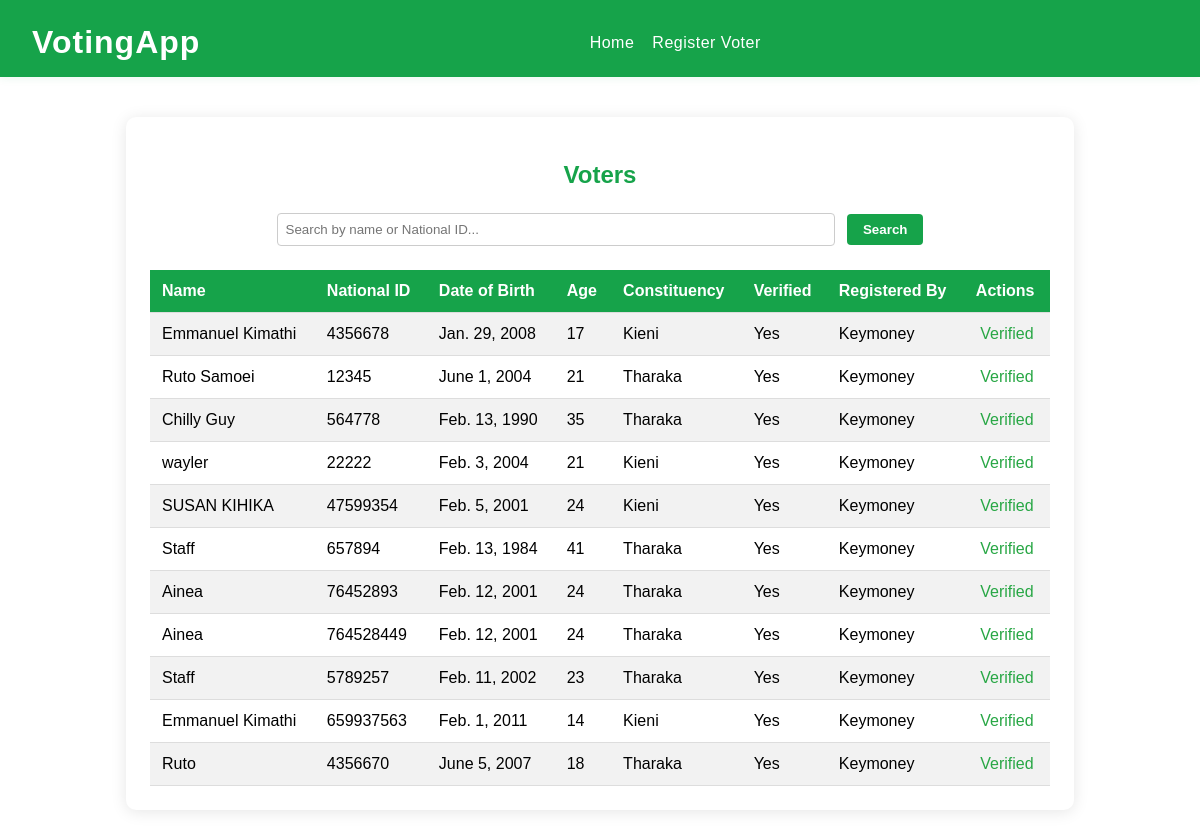
The app's page /evoting/voters/ (signed in), older data.
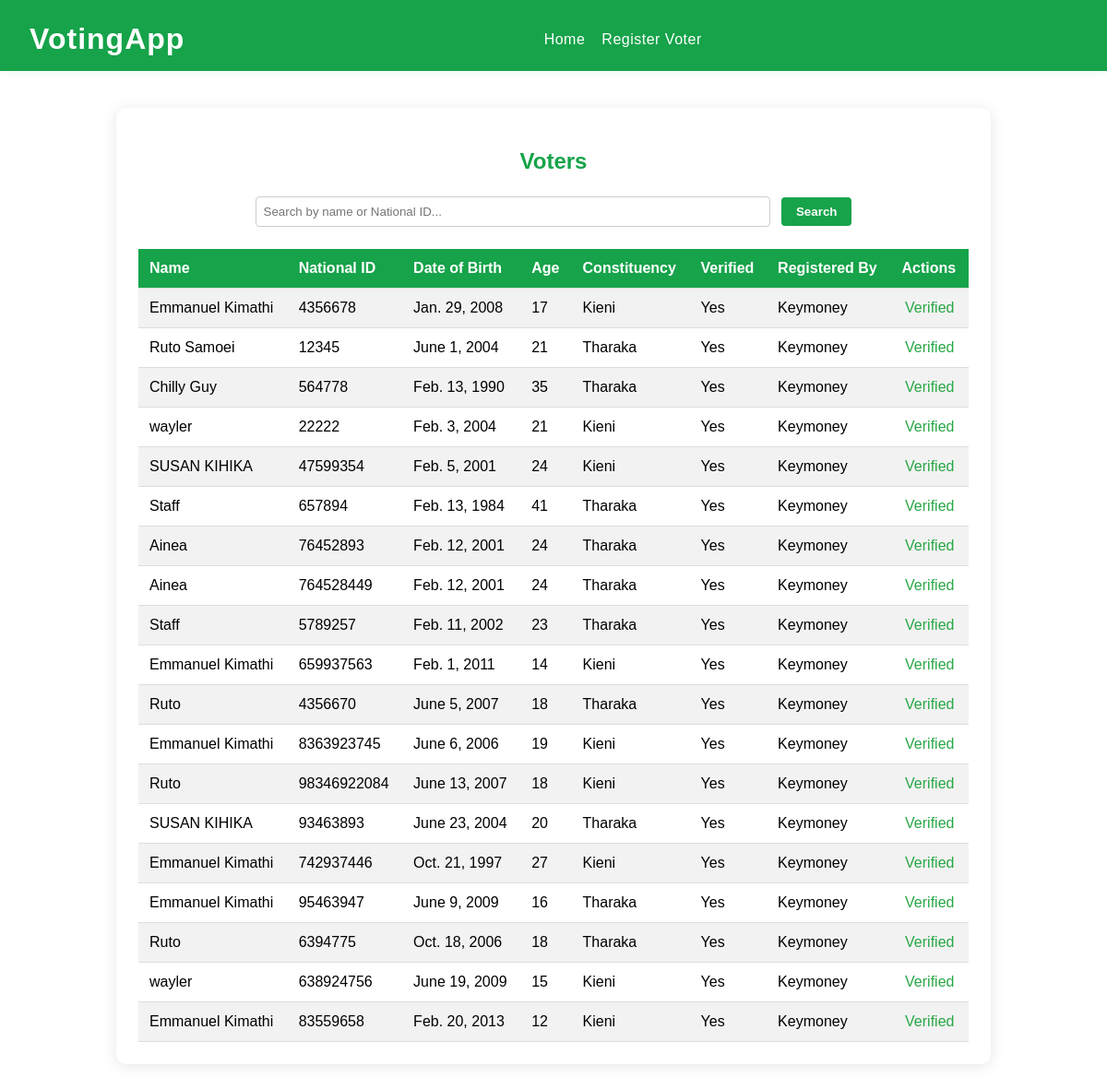
The same page, newer data.
### Evoting/models.py (models this page shows, shortened)
class Voter(models.Model):
    national_id = models.CharField(max_length=20, unique=True)
    name = models.CharField(max_length=100)
    date_of_birth = models.DateField(null=True, blank=True)
    age = models.PositiveIntegerField(null=True, blank=True)
    constituency = models.CharField(max_length=100, null=True, blank=True)
    has_voted = models.BooleanField(default=False)
    is_verified = models.BooleanField(default=False)
    registered_by = models.ForeignKey(
        settings.AUTH_USER_MODEL, null=True, blank=True, on_delete=models.SET_NULL, related_name='registered_voters'
    )
    registered_at = models.DateTimeField(auto_now_add=True)
    verified_by = models.ForeignKey(
        settings.AUTH_USER_MODEL, null=True, blank=True, on_delete=models.SET_NULL, related_name='verified_voters'
    )
    verified_at = models.DateTimeField(null=True, blank=True)
    voted_by = models.ForeignKey(
        settings.AUTH_USER_MODEL, null=True, blank=True, on_delete=models.SET_NULL, related_name='voted_voters'
    )
    voted_at = models.DateTimeField(null=True, blank=True)
    email = models.EmailField(null=True, blank=True)
    faculty = models.CharField(
        max_length=50, choices=FACULTY_CHOICES, null=True, blank=True
    )

### Evoting/views.py (the view)
# urls.py: path('voters/', views.voter_list, name='voter_list'),
@login_required
def voter_list(request):
    query = request.GET.get('q', '')
    voters = Voter.objects.all()
    if query:
        voters = voters.filter(
            Q(name__icontains=query) | Q(national_id__icontains=query)
        )
    return render(request, 'voter_list.html', {'voters': voters})

### Evoting/templates/voter_list.html (shortened to what this page needs)
<!DOCTYPE html>
<html lang="en">
<head>
</head>
<body>
    <div class="header">
        <span>VotingApp</span>
        <nav style="flex: 1; display: flex; justify-content: center; align-items: center;">
            <a href="{% url 'Evoting:index' %}">Home</a>
            <a href="{% url 'Evoting:register_voter' %}">Register Voter</a>
        </nav>
    </div>
    <div class="container">
        <h2>Voters</h2>
        <form method="get" class="search-form">
            <input type="text" name="q" placeholder="Search by name or National ID..." value="{{ request.GET.q|default:'' }}">
            <button type="submit">Search</button>
        </form>
        <table>
            <tr>
                <th>Name</th>
                <th>National ID</th>
                <th>Date of Birth</th>
                <th>Age</th>
                <th>Constituency</th>
                <th>Verified</th>
                <th>Registered By</th>
                <th>Actions</th>
            </tr>
            {% for voter in voters %}
            <tr>
                <td>{{ voter.name }}</td>
                <td>{{ voter.national_id }}</td>
                <td>{{ voter.date_of_birth }}</td>
                <td>{{ voter.age }}</td>
                <td>{{ voter.constituency }}</td>
                <td>{{ voter.is_verified|yesno:"Yes,No" }}</td>
                <td>{{ voter.registered_by }}</td>
                <td class="actions">
                    {% if not voter.is_verified and voter.registered_by == user %}
                        <a class="button" href="{% url 'Evoting:verify_voter' voter.id %}">Verify</a>
                    {% elif voter.is_verified %}
                        <span style="color: #28a745;">Verified</span>
                    {% endif %}
                </td>
            </tr>
            {% empty %}
            <tr>
                <td colspan="8" style="text-align:center;">No voters found.</td>
            </tr>
            {% endfor %}
        </table>
    </div>
</body>
</html>

Row changes from the older to the newer data that the page shows:
added Voter: name "Emmanuel Kimathi", national_id "8363923745", date_of_birth "June 6, 2006", age "19", constituency "Kieni", is_verified "Yes", registered_by "Keymoney", shows "Verified"
added Voter: name "Ruto", national_id "98346922084", date_of_birth "June 13, 2007", age "18", constituency "Kieni", is_verified "Yes", registered_by "Keymoney", shows "Verified"
added Voter: name "SUSAN KIHIKA", national_id "93463893", date_of_birth "June 23, 2004", age "20", constituency "Tharaka", is_verified "Yes", registered_by "Keymoney", shows "Verified"
added Voter: name "Emmanuel Kimathi", national_id "742937446", date_of_birth "Oct. 21, 1997", age "27", constituency "Kieni", is_verified "Yes", registered_by "Keymoney", shows "Verified"
added Voter: name "Emmanuel Kimathi", national_id "95463947", date_of_birth "June 9, 2009", age "16", constituency "Tharaka", is_verified "Yes", registered_by "Keymoney", shows "Verified"
added Voter: name "Ruto", national_id "6394775", date_of_birth "Oct. 18, 2006", age "18", constituency "Tharaka", is_verified "Yes", registered_by "Keymoney", shows "Verified"
added Voter: name "wayler", national_id "638924756", date_of_birth "June 19, 2009", age "15", constituency "Kieni", is_verified "Yes", registered_by "Keymoney", shows "Verified"
added Voter: name "Emmanuel Kimathi", national_id "83559658", date_of_birth "Feb. 20, 2013", age "12", constituency "Kieni", is_verified "Yes", registered_by "Keymoney", shows "Verified"
